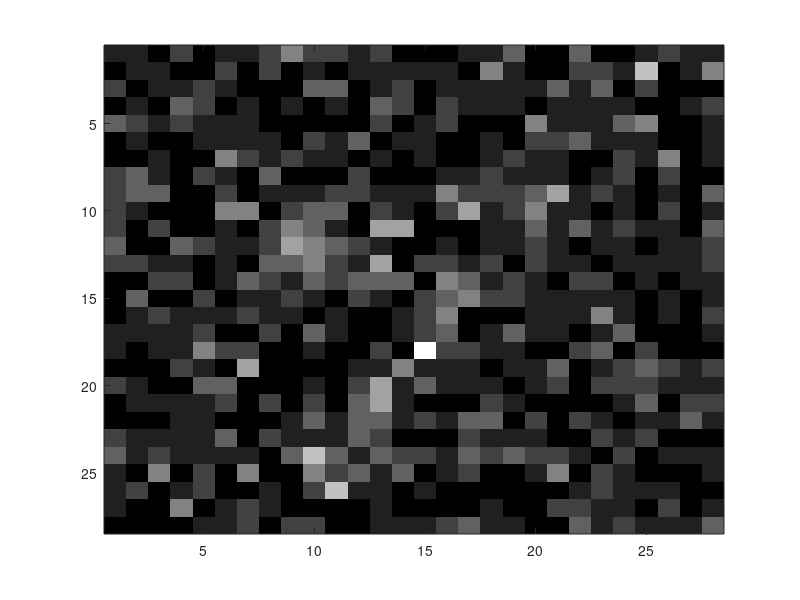
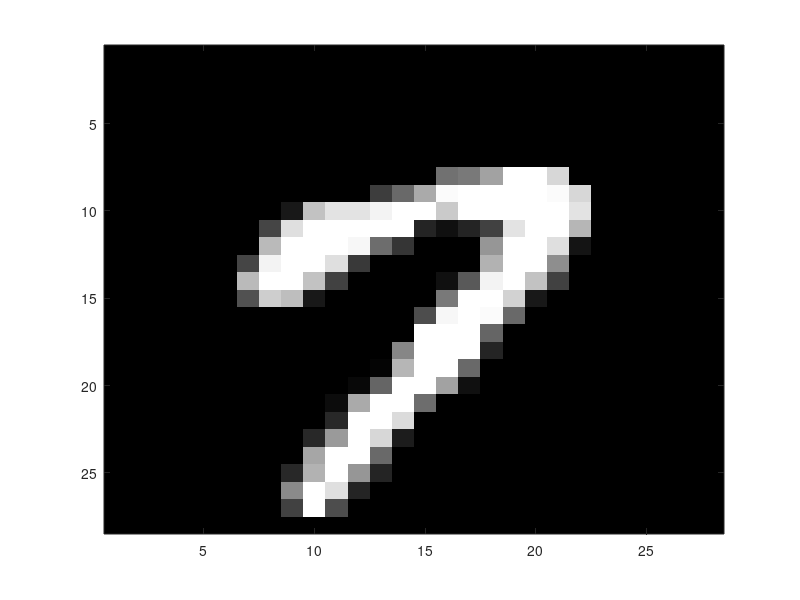
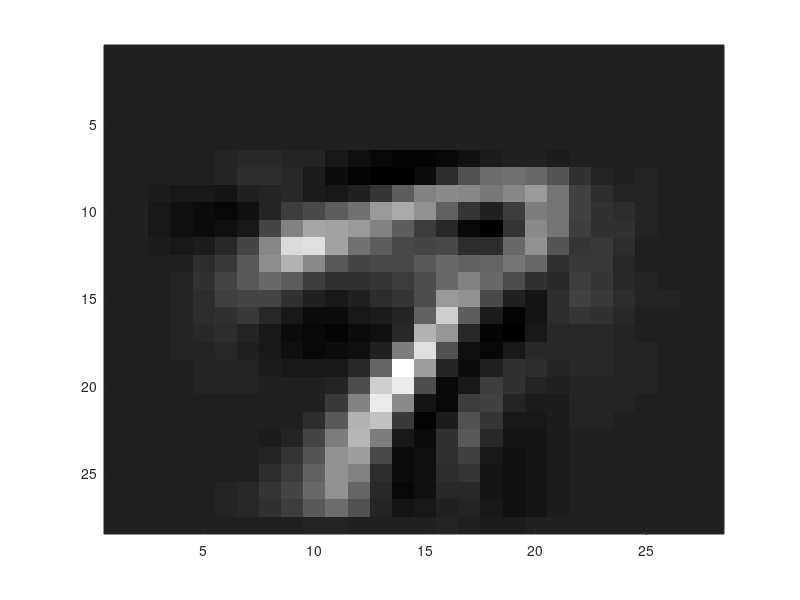
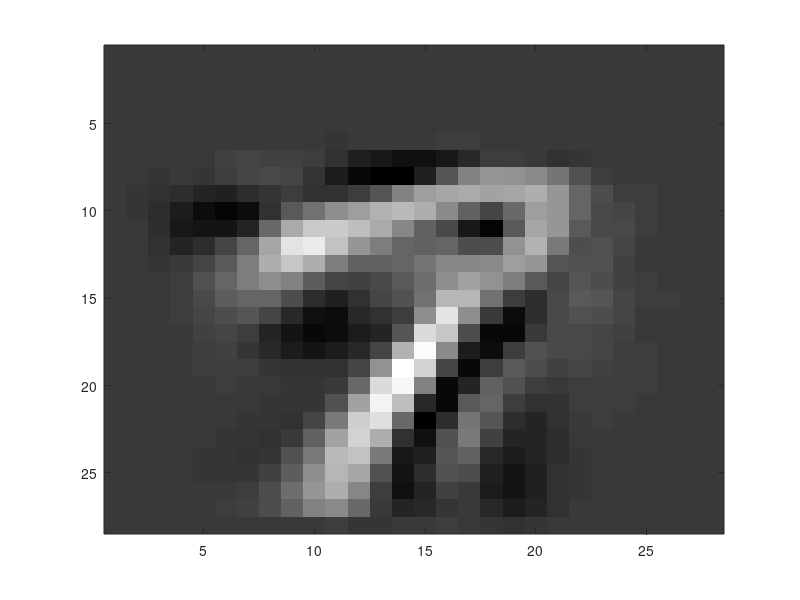

Source code (MATLAB) for these figures, in order:
data = load("sevens.mat");
% Part a - Find lower dimensional of the digits
[U S V] = svd(data.d);
k = 25;
X = U(:,1:k);
size(X);

% Find ideal image and distributed count data using poisson distribution.
means = load("mean.mat");
mu = reshape(means.mu,28,28);
y = poissrnd(means.mu);
y_not = reshape(y,784,1);
figure
imagesc(y); colormap(gray)
figure
imagesc(means.mu); colormap(gray)
size(y_not);

% Model the natural parameter with a linear model XW
w_hat = glmfit(X,y_not,'poisson');
size(w_hat);
y_hat_poisson = glmval(w_hat,X,'log');
size(y_hat_poisson);
figure
imagesc(reshape(y_hat_poisson,28,28)); colormap(gray);

% Compare the estimated image with the gaussian solution.
w_hat_gaussian = glmfit(X,y_not,'normal');
size(w_hat_gaussian);
y_hat_gaussian = glmval(w_hat_gaussian,X,'identity');
size(y_hat_gaussian);
figure
imagesc(reshape(y_hat_gaussian,28,28)); colormap(gray);
